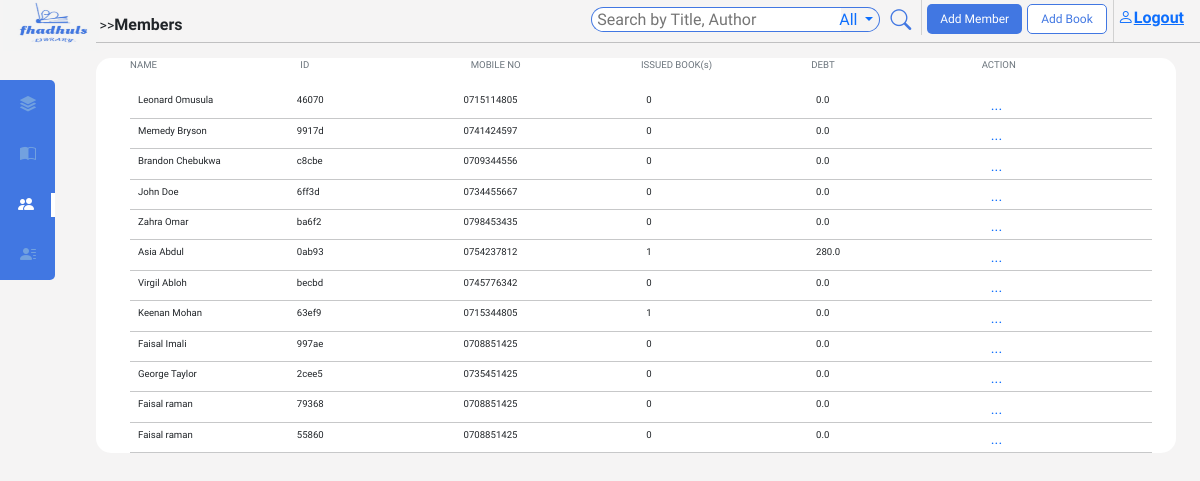
Page /members/ (signed in) on the earlier database version.
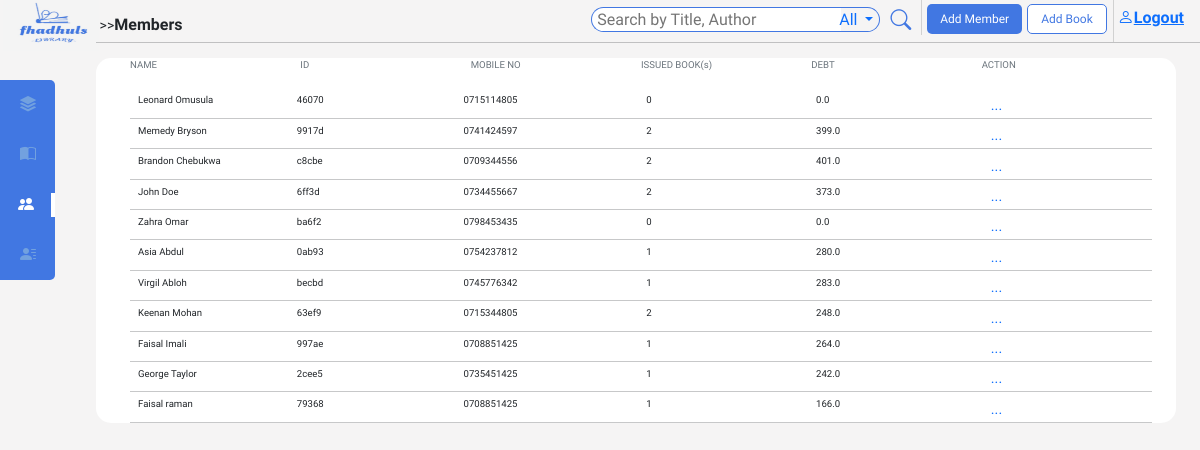
Same page on the later database version.
### main/models.py (models this page shows, shortened)
class Member(models.Model):
    member_id = models.UUIDField(default=uuid.uuid4, editable=False)
    first_name = models.CharField(max_length=200)
    last_name = models.CharField(max_length=200)
    GENDERS = [('male', 'male'),
                ('female', 'female')
        ]
    gender = models.CharField(max_length=10, choices=GENDERS, null=True)
    age = models.IntegerField(null=True)
    debt = models.FloatField(default=0.0)
    member_since = models.DateTimeField(auto_now_add=True)
    profile_img = models.ImageField(upload_to='image/profile_imgs', default='static/image/dummy1.png', null=True)
    address = models.CharField(max_length=200)
    mobile_no = models.CharField(max_length=10)
    national_id = models.CharField(max_length=8)
    email = models.CharField(max_length=200)

### main/views.py (the view)
# urls.py: path('members/', views.MembersDetails, name='membersdetails'),
@login_required(login_url='login')
def MembersDetails(request):
    members = Member.objects.all()
    context = {'members': members, 'mr': 'mr'}
    return render(request, 'main/members.html', context)

### main/templates/main/members.html (shortened to what this page needs)
{% extends 'main/base.html' %}
{% block content %}
{% include 'main/navbar.html' %}
<div id='bookPage'>
    <ul>
        <li id="sectionHeader" class="d-flex justify-content-between ps-md-4 pe-md-4">
          <p class="text-secondary text-start" style="width: 20%">NAME</p>
          <p class="text-secondary text-start hideSm" style="width: 20%">ID</p>
          <p class="text-secondary text-start" style="width: 20%">MOBILE NO</p>
          <p class="text-secondary text-start" style="width: 20%">ISSUED BOOK(s)</p>
          <p class="text-secondary text-start hideSm" style="width: 20%">DEBT</p>
          <p class="text-secondary text-start" style="width: 20%">ACTION</p>
        </li>
        <li>
       <ul class="ps-0 ps-md-4 pe-md-4">
        {% for member in members %}
        <li class="listDIvider d-flex justify-content-between align-items-center text-dark">
          <p class="text-start d-flex"><span><img class="bookImg" height="30px" src="{{ book.img_url}}" alt=""></span> <span class="ms-2" > {{ member.first_name}} {{ member.last_name}} </span> </p>
          <p class="text-start hideSm">{{ member.member_id|stringformat:"s" |slice:":5"}}</p>
          <p>{{ member.mobile_no }}</p>
          {% with issuedBooks=member.transaction_set.all  %}
          <p class="text-start ps-3">{{ issuedBooks.count }}</p>
          {% endwith %}
          <p class="text-start hideSm ps-3">{{ member.debt }}</p>
          <p style="width: 5px;">
            <div class="dropdown" style="left: 17px;">
            <a href="#" role="button" data-bs-toggle="dropdown" data-bs-target="#c" class="action">
            ...
           </a>
        </div></p>
        </li>
        <hr >
        {% endfor %}
       </ul>
        </li>
      </ul>
</div>
{% endblock content %}

### main/templates/main/base.html (shortened to what this page needs)
{% load static %}
<!DOCTYPE html>
<html lang="en">
<head>
    <link href="https://cdn.jsdelivr.net/npm/bootstrap@5.1.3/dist/css/bootstrap.min.css" rel="stylesheet">
<link rel="stylesheet" href="https://cdn.jsdelivr.net/npm/bootstrap-icons@1.11.3/font/bootstrap-icons.min.css">
<link rel="stylesheet" href="https://cdnjs.cloudflare.com/ajax/libs/animate.css/4.1.1/animate.min.css">
<link rel="stylesheet" href="{% static 'css/min.css' %}">
</head>
<body >
    <div class="">
        {% block content %}
        {% endblock content %}
    </div>
</body>
</html>

### main/templates/main/navbar.html (shortened to what this page needs)
{% load static %}
<div id="nav">
  <div class="{% if h%} active {% else %} unactive {% endif %}"><p style="font-size: 0.4em;"><a href="{% url 'home' %}">Dashboard</a></p><i class="bi bi-stack"></i></div>
  <div class="{% if br or bi%} active navborder{% else %} unactive {% endif %}"><p style="font-size: 0.5em;  margin-right: 4px;"><a href="{% url 'bookdetails'%}">Books</a></p><i class="bi bi-book-half"></i></div>
  <div class="{% if mr or mi%} active {% else %} unactive {% endif %}"><p style="font-size: 0.5em;"><a href="{% url 'membersdetails' %}">Members</a></p><i class="bi bi-people-fill"></i></div>
  <div class="{% if l%} active {% else %} unactive {% endif %}"><p style="font-size: 0.5em;"><a href="{% url 'librarians' %}">Librarians</a></p><i class="bi bi-person-lines-fill"></i></div>
</div>
  <div id="activeLink" class="{% if bi or mi%} activeLinkxlg {% endif%}  d-flex justify-content-between align-items-baseline pe-3">
    <img id="logo" class="hideSm" src="{% static 'image/logo1.jpg' %}" alt="">
    {% if h%}
    <h5 class="ms-4 mb-0 pt-2 text-dark"><small>&gt&gt</small><strong> Dashboard</strong></h5>
    {% elif br %}
    <h5 class="ms-4 mb-0 pt-2 text-dark"><small>&gt&gt</small><strong>Books</strong></h5>
    {% elif bi %}
    <h5 class="ms-4 mb-0 pt-2 text-dark"><small>&gt&gt</small><strong>Books</strong><small class="ms-3 hideSm">&gt&gt {{ book.title }} </small> </h5>
    {% elif mr %}
    <h5 class="ms-4 mb-0 pt-2 text-dark"><small>&gt&gt</small><strong>Members</strong></h5>
    {% elif mi %}
    <h5 class="ms-4 mb-0 pt-2 text-dark"><small>&gt&gt</small><strong>Members</strong><small class="ms-3 hideSm">&gt&gt {{ member.first_name }} {{ member.last_name }}</small> </h5>
    {%elif l %}
    <h5 class="ms-4 mb-0 pt-2 text-dark"><small>&gt&gt</small><strong>Librarians</strong></h5>
    {% endif %}
    <div id="searchinput" class="d-flex " style="position: relative; {% if l %} margin-left: auto; margin-top: 10px;{% endif %}">
      <span class="{% if l %} hide {% endif%}">
      <form action="{% url 'home' %}" method="GET" id="searchInput" class="d-flex">
        <input class="me-2 hidelg {% if bi or mi%} hidexlg {% endif%}" id="searchform" type="search" placeholder="Search by Title, Author" name="q">
        <div id="filterDropdown" class="dropdown hidelg {% if bi or mi%} hidexlg {% endif%}" >
          <a class="dropdown-toggle" href="#" role="button" id="searchFilter" data-bs-toggle="dropdown">
            All
          </a>
        </div>
        <button id="searchBtn" type="submit" class="dropdown hidelg {% if bi or mi%} hidexlg {% endif%} "><i class="bi bi-search" style="color: rgb(65, 119, 226);"></i></button>
      </form>
    </span>
      <button class="addMemberBtn mb-2 {% if l %} hide {% endif%}" type="button" data-bs-toggle="modal" data-bs-target="#myModal1">Add Member</button>
      <button  class="addBookBtn mb-2 {% if l %} hide {% endif%}" type="button" data-bs-toggle="modal" data-bs-target="#myModal">Add Book</button>
      <a href="{% url 'logout' %}"><div class="logout" style="display: flex; border-left: 1px solid rgb(209, 209, 209);margin-left: 6px; padding-left: 4px; padding-top: 6px;font-weight: bold;">
          <i class="bi bi-person"></i>
          <p style="margin-bottom: 0px;">Logout</p>
    </div></a>
      </div>
    </div>
    <hr id="navdiv">

### static/css/min.css (style rules this page uses)
body { font-family: 'Signika', sans-serif; background-color: #f5f4f4; box-sizing: border-box; }
ul { list-style: none; }
#logo { width: 8%; height: 51px; position: absolute; left: 3px; top: 0px; }
.logout { padding-bottom: 12px; }
#nav { position: fixed; top: 10vh; left: 0px; display: flex; flex-direction: column; justify-content: space-around; align-items: center; color: white; border-top-right-radius: 5px; border-bottom-right-radius: 5px; margin-left: 0px; width: 55px; height: 200px; background-color: rgb(65, 119, 226); transition: width 0.5s ease; text-align: start; }
#nav div { display: flex; justify-content: center; align-items: center; padding-left: 18px; padding-right: 17px; transition: color 0.3s ease-in-out, font-size 0.2s ease; }
.unactive { color: rgb(114, 161, 223); border-right: 3px solid rgb(194, 194, 194); border: none; }
.active { color: white; border-right: 4px solid white; }
#activeLink { margin-left: 6.3%; margin-top: -9px; }
#activeLink strong { font-size: 0.8em; font-family: 'Signika', sans-serif; }
#activeLink small { font-size: 0.7em; font-family: 'Signika', sans-serif; }
#activeLink h5 { position: relative; bottom: -12px; }
#searchform { padding: 2px 5px; border: 1px solid rgb(65, 119, 226); color: rgb(65, 119, 226); width: 250px; height: 25px; border-right: none; border-radius: 15px 0 0 15px; position: relative; bottom: -7px; }
#searchInput { border-right: 1px solid rgb(209, 209, 209); }
#searchinput button { color: rgb(65, 119, 226); padding:5px 13px; border-radius: 5px; border: 1px solid rgb(65, 119, 226); background-color: white; height: 30px; font-size: 1.5vh; margin-top: 4px; }
#searchinput button:nth-child(2) { background-color: rgb(65, 119, 226); padding:5px 13px; margin-right: 5px; margin-left: 5px; border-radius: 5px; border: none; color: white; }
#searchFilter { border: 1px solid rgb(65, 119, 226); padding: 0px 6px; text-decoration: none; margin-left: -16px; border-left: none; border-radius: 0 16px 16px 0; display: inline-block; height: 25px; position: relative; bottom: -7px; }
#searchBtn { border: none !important; background-color: #f5f4f4 !important; font-size: 1.3em !important; padding: 0 !important; margin: 5px 10px 0 10px !important; }
#navdiv { margin-left: 8%; margin-top: 0; margin-bottom: 15px; }
input { font-weight: 200; }
.action { text-decoration: none; font-size: 1.5em; width: 40px; text-align: center; border-radius: 10px; }
#bookPage, #librarians { background-color: white; margin-left: 8%; margin-right:2%; border-radius: 15px; font-size: 0.6em; }
#bookPage hr, #bookInfo hr, #librarians hr { margin: 0px; }
#bookPage ul { padding-left: 10px; }
hr { margin: 0px; }
.listDIvider { padding-top: 5px; }
.listDIvider p { width: 20%; margin-bottom: 10px; }
@media (min-width: 968px) { #nav { width: 55px; } }

Differences in the rows shown:
removed Member: first_name "Faisal", last_name "raman", member_id "55860", mobile_no "0708851425", transaction_set.all.count "0", debt "0.0"
changed Member "Memedy": transaction_set.all.count "0" → "2"; debt "0.0" → "399.0"
changed Member "Brandon": transaction_set.all.count "0" → "2"; debt "0.0" → "401.0"
changed Member "John": transaction_set.all.count "0" → "2"; debt "0.0" → "373.0"
changed Member "Virgil": transaction_set.all.count "0" → "1"; debt "0.0" → "283.0"
changed Member "Keenan": transaction_set.all.count "1" → "2"; debt "0.0" → "248.0"
changed Member "Imali": transaction_set.all.count "0" → "1"; debt "0.0" → "264.0"
changed Member "George": transaction_set.all.count "0" → "1"; debt "0.0" → "242.0"
changed Member "raman": transaction_set.all.count "0" → "1"; debt "0.0" → "166.0"
